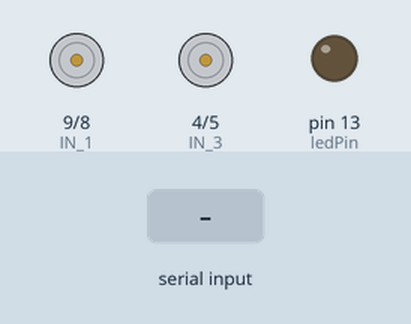
Bench run of a sketch on a simulated Arduino Uno, built with avr-gcc and run on an emulated ATmega328P. Parts: motor-driver pin pairs drawn as motors (green arrow = first pin HIGH = forward, orange = second pin HIGH = backward, longer = more drive, scaled by the enable pin), output pins drawn as LEDs (lit = HIGH). The test bench sets the inputs (shaded band).

Above: at 1.2 s.
1.3 s: "R" received over the second serial link
At 2.0 s:
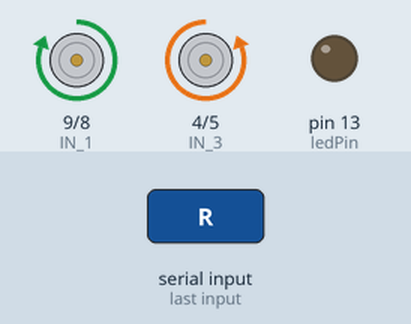
2.8 s: "G" received over the second serial link
At 3.2 s:
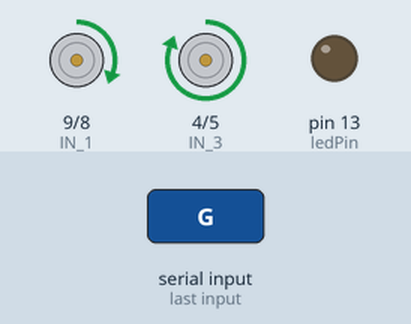
4.3 s: "I" received over the second serial link
At 5.5 s:
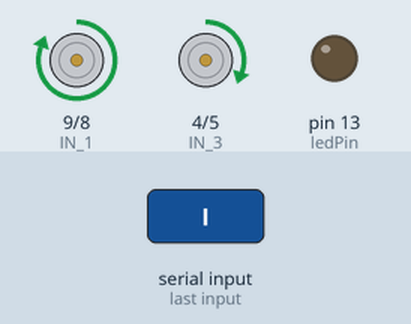
5.8 s: "H" received over the second serial link
At 6.7 s:
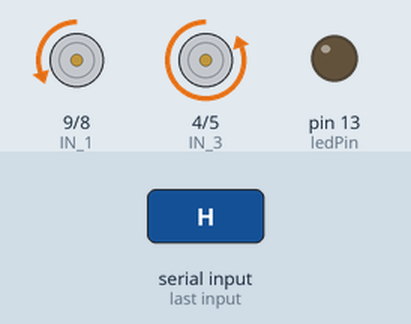
7.3 s: "J" received over the second serial link
At 7.8 s:
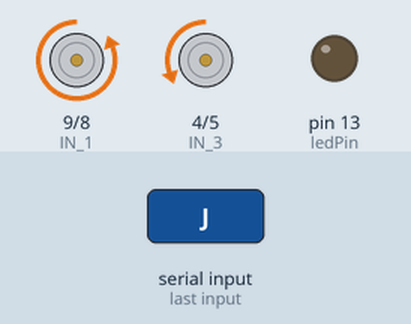
8.8 s: "F90\n" received over the second serial link
At 10.1 s:
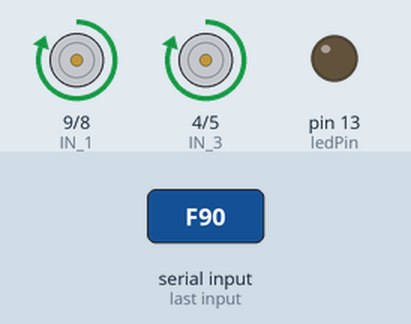
Timing chart, 0 to 11.3 s (numbered marks = the images above; inputs shaded):
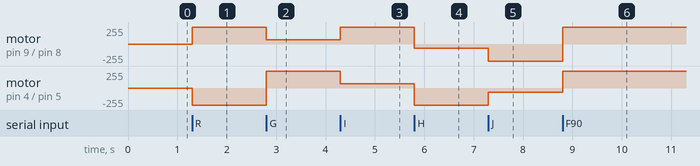

Measured:
- after the input at 1.3 s, motor on pin 9 (IN_1) / pin 8 (IN_2): stopped → forward 255/255 at once; motor on pin 4 (IN_3) / pin 5 (IN_4): stopped → backward 255/255 at once
- after the input at 2.8 s, motor on pin 9 (IN_1) / pin 8 (IN_2): forward 255/255 → forward 63/255 at once; motor on pin 4 (IN_3) / pin 5 (IN_4): backward 255/255 → forward 255/255 at once
- after the input at 4.3 s, motor on pin 9 (IN_1) / pin 8 (IN_2): forward 63/255 → forward 255/255 at once; motor on pin 4 (IN_3) / pin 5 (IN_4): forward 255/255 → forward 63/255 at once
- after the input at 5.8 s, motor on pin 9 (IN_1) / pin 8 (IN_2): forward 255/255 → backward 63/255 at once; motor on pin 4 (IN_3) / pin 5 (IN_4): forward 63/255 → backward 255/255 at once
- after the input at 7.3 s, motor on pin 9 (IN_1) / pin 8 (IN_2): backward 63/255 → backward 255/255 at once; motor on pin 4 (IN_3) / pin 5 (IN_4): backward 255/255 → backward 63/255 at once
- after the input at 8.8 s, motor on pin 9 (IN_1) / pin 8 (IN_2): backward 255/255 → forward 255/255 at once; motor on pin 4 (IN_3) / pin 5 (IN_4): backward 63/255 → forward 255/255 at once

The sketch:

final.ino
```cpp
#include <SoftwareSerial.h>

// Configuración de pines para el módulo Bluetooth
SoftwareSerial bluetooth(11, 13);  // RX, TX

// Pin del LED interno
const int ledPin = 13;

// Definición de pines para el motor A
#define EN_A 10
#define IN_1 9
#define IN_2 8
// Definición de pines para el motor B
#define EN_B 6
#define IN_3 4
#define IN_4 5

// Velocidad actual en % (0–100)
int speedPercent = 100;

// Función para controlar un solo motor
void setMotor(int speed, int in1, int in2, int ena) {
    if (speed > 0) {
        digitalWrite(in1, HIGH);
        digitalWrite(in2, LOW);
    } else if (speed < 0) {
        digitalWrite(in1, LOW);
        digitalWrite(in2, HIGH);
        speed = -speed;  // volver positivo para PWM
    } else {
        digitalWrite(in1, LOW);
        digitalWrite(in2, LOW);
    }
    // mapear de 0–100% a 0–255 PWM y aplicar
    int pwm = map(constrain(speed, 0, 100), 0, 100, 0, 255);
    analogWrite(ena, pwm);
}

// Control de ambos motores
void setMotors(int spd1, int spd2) {
    setMotor(spd1, IN_1, IN_2, EN_A);
    setMotor(spd2, IN_3, IN_4, EN_B);
}

void setup() {
    Serial.begin(96200000);
    bluetooth.begin(9600);

    pinMode(ledPin, OUTPUT);
    pinMode(EN_A, OUTPUT);
    pinMode(IN_1, OUTPUT);
    pinMode(IN_2, OUTPUT);
    pinMode(EN_B, OUTPUT);
    pinMode(IN_3, OUTPUT);
    pinMode(IN_4, OUTPUT);
}

void loop() {
    if (!bluetooth.available()) return;
    char command = bluetooth.read();

    // --- Ajuste de velocidad ---
    if (command >= '0' && command <= '9') {
        speedPercent = (command - '0') * 10;
        // blinkLED(1);  // feedback rápido
        return;
    }
    if (command == 'q') {
        speedPercent = 100;
        // blinkLED(2);  // dos parpadeos para 100%
        return;
    }

    // --- Movimientos según velocidad actual ---
    switch (command) {
        case 'F':  // Adelante
            setMotors(speedPercent, speedPercent);
            break;
        case 'B':  // Atrás
            setMotors(-speedPercent, -speedPercent);
            break;
        case 'S':  // Stop
            setMotors(0, 0);
            break;
        case 'L':  // Giro izquierda (sobre eje)
            setMotors(-speedPercent, speedPercent);
            break;
        case 'R':  // Giro derecha (sobre eje)
            setMotors(speedPercent, -speedPercent);
            break;
        case 'G':  // Adelante + viraje a la izquierda suave
            setMotors(speedPercent / 4, speedPercent);
            break;
        case 'I':  // Adelante + viraje a la derecha suave
            setMotors(speedPercent, speedPercent / 4);
            break;
        case 'H':  // Atrás + viraje a la izquierda suave
            setMotors(-speedPercent / 4, -speedPercent);
            break;
        case 'J':  // Atrás + viraje a la derecha suave
            setMotors(-speedPercent, -speedPercent / 4);
            break;
        default:
            // comando desconocido
            break;
    }
}

// Función auxiliar: parpadea el LED interno N veces rápido
// void blinkLED(int times) {
//     for (int i = 0; i < times; i++) {
//         digitalWrite(ledPin, HIGH);
//         delay(100);
//         digitalWrite(ledPin, LOW);
//         delay(100);
//     }
// }
```
